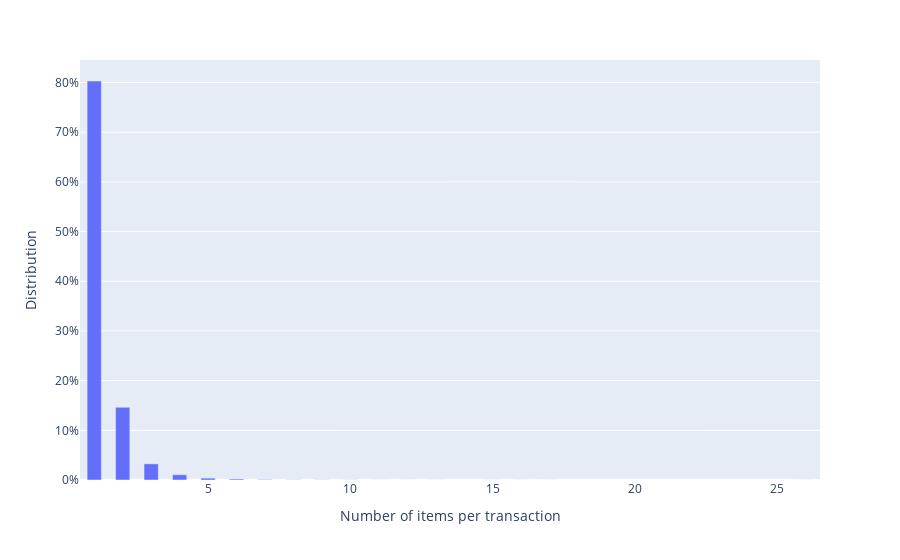

The notebook cell saved with this chart:
### Code cell
import seaborn as sns

length_of_transactions = data["product_id"].apply(len).value_counts()
length_of_transactions.rename_axis("frequency")

# lenth_of_transactions

total = length_of_transactions.sum()

import plotly.express as px
fig = px.bar(length_of_transactions, x=length_of_transactions.index, y=length_of_transactions.values/total)
fig.update_traces(width=0.5)
fig.update_layout(
    xaxis_title="Number of items per transaction",
    yaxis_tickformat =',.0%',
    yaxis_title="Distribution",
    legend_title="Transaction Length Dsitribution",)

fig.show()

### Figure 1 — Plotly figure (JSON) as saved in the notebook; plotly's stock layout.template omitted (floating-point values rounded to 4 significant figures)
{"data": [{"alignmentgroup": "True", "hovertemplate": "index=%{x}<br>y=%{y}<extra></extra>", "legendgroup": "", "marker": {"color": "#636efa", "pattern": {"shape": ""}}, "name": "", "offsetgroup": "", "orientation": "v", "showlegend": false, "textposition": "auto", "type": "bar", "width": 0.5, "x": [1, 2, 3, 4, 5, 6, 7, 8, 9, 10, 11, 12, 16, 15, 13, 17, 26], "xaxis": "x", "y": [0.803, 0.1463, 0.03246, 0.01059, 0.003759, 0.002006, 0.0008026, 0.0003612, 0.0002675, 0.000214, 6.688e-05, 5.35e-05, 4.013e-05, 4.013e-05, 4.013e-05, 1.338e-05, 1.338e-05], "yaxis": "y"}], "layout": {"barmode": "relative", "legend": {"title": {"text": "Transaction Length Dsitribution"}, "tracegroupgap": 0}, "margin": {"t": 60}, "xaxis": {"anchor": "y", "domain": [0, 1], "title": {"text": "Number of items per transaction"}}, "yaxis": {"anchor": "x", "domain": [0, 1], "tickformat": ",.0%", "title": {"text": "Distribution"}}}}
